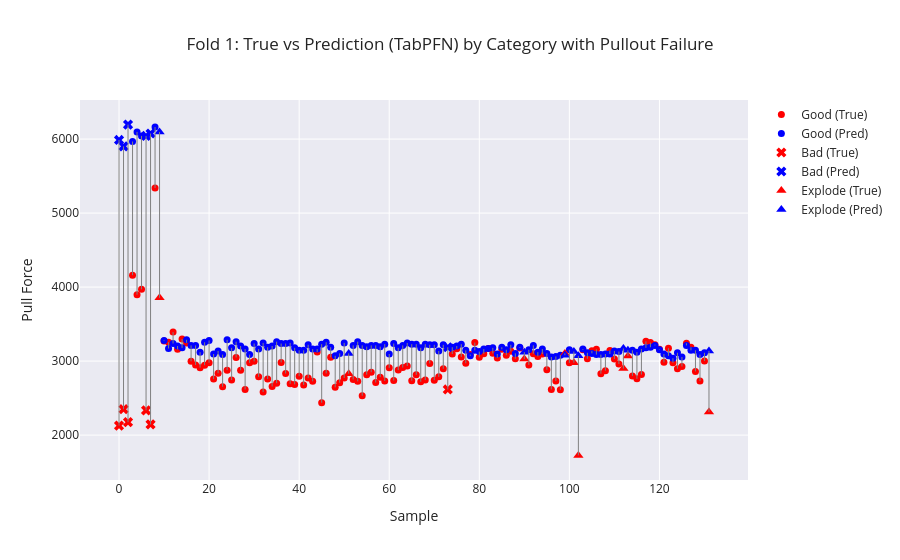
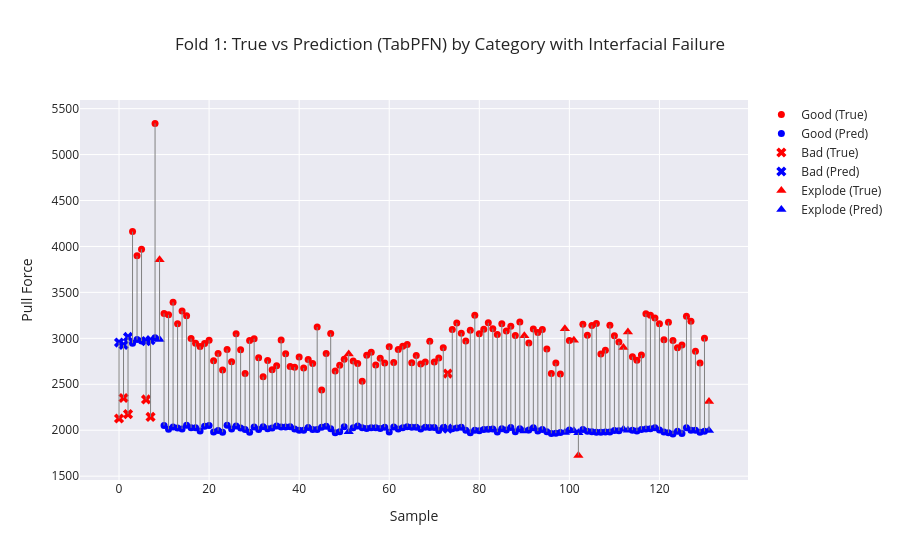
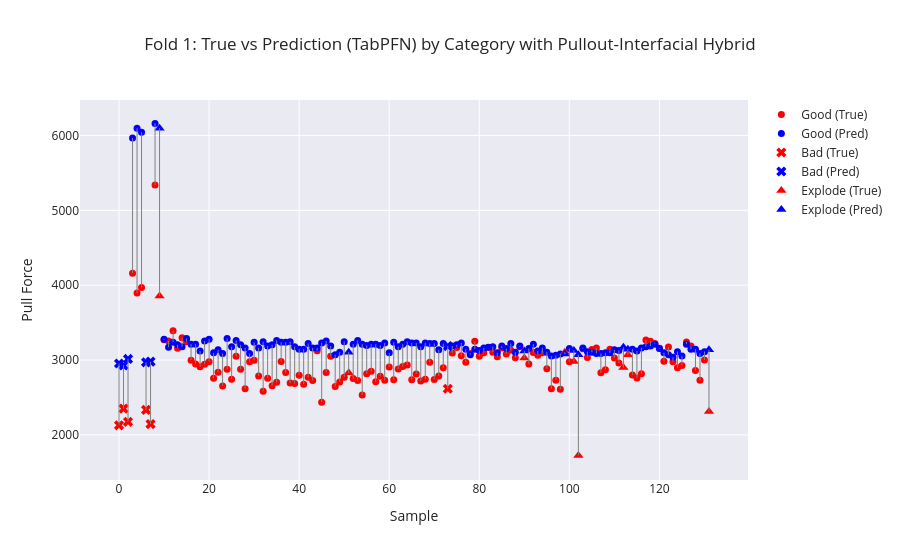
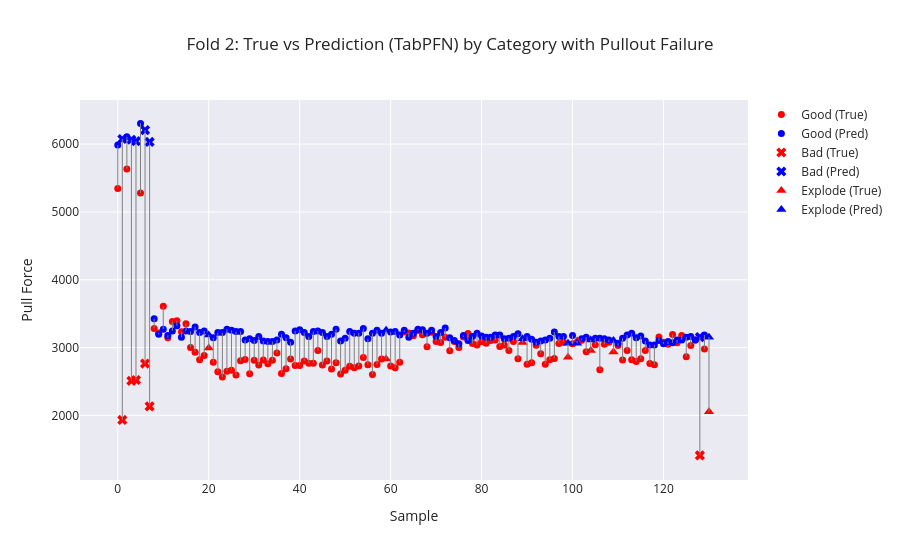

The notebook cell saved with these charts, in order:
### Markdown cell above
# Cross Validation

### Code cell
cross_df = pd.read_csv("data/train_dev_data.csv")
target_column_regression = "PullTest (N)" 

skf = StratifiedKFold(n_splits=3, shuffle=True, random_state=42)

pu_calc_mae, pu_calc_rmse, pu_calc_r2 = [], [], [] 
if_calc_mae, if_calc_rmse, if_calc_r2 = [], [], [] 
hybrid_mae, hybrid_rmse, hybrid_r2 = [], [], [] 
f1_scores = []

for fold, (train_index, val_index) in enumerate(skf.split(cross_df["Sample ID"], cross_df["Category"])):
    # Build fold-specific data
    train_df = cross_df.iloc[train_index].copy()
    val_df   = cross_df.iloc[val_index].copy()

    # Group targets by Sample ID (SAME as non‑CV pipeline)
    y_train_reg = train_df.groupby("Sample ID")["PullTest (N)"].first()
    y_val_reg   = val_df.groupby("Sample ID")["PullTest (N)"].first()

    # Build feature matrices at Sample ID level
    x_train = train_df.groupby("Sample ID").first()
    x_val   = val_df.groupby("Sample ID").first()

    x_tr_class, y_tr_class = get_features_and_target(x_train, target_column_class)
    x_val_class, y_val_class = get_features_and_target(x_val, target_column_class)

    x_tr_reg, y_tr_reg = get_features_and_target(x_train, target_column_regression)
    x_val_reg, y_val_reg = get_features_and_target(x_val, target_column_regression)

    # Predict labels
    predictions = classifier.predict(x_val_class)
    f1 = f1_score(y_val_class, predictions, average="macro")
    f1_scores.append(f1)
    
    # Plot classification results for this fold
    plot_visualizer_classification(
        y_true=y_val_class,
        y_pred=predictions,
        class_labels=["Bad", "Good"],
        title=f"Fold {fold+1} — Confusion Matrix"
    )

    pullout_list = []
    interfacial_list = []
    pullforces = []

    for i in range(len(predictions)):
        row_x_df = x_val.iloc[i:i+1]   # FIX: use fold validation data

        if predictions[i] == "Bad":
            interfacial = compute_interfacial_failure(row_x_df).iloc[0]
            pullout = compute_pullout_failure(row_x_df).iloc[0]
            pullforces.append(interfacial)
        else:
            interfacial = compute_interfacial_failure(row_x_df).iloc[0]
            pullout = compute_pullout_failure(row_x_df).iloc[0]
            pullforces.append(pullout)


        # FIX: append inside loop
        interfacial_list.append(interfacial) 
        pullout_list.append(pullout) 

    pullforces = np.array(pullforces)

    pu_calc_mae.append(mean_absolute_error(y_val_reg, pullout_list)) 
    pu_calc_rmse.append(np.sqrt(mean_squared_error(y_val_reg, pullout_list))) 
    pu_calc_r2.append(r2_score(y_val_reg, pullout_list))  

    if_calc_mae.append(mean_absolute_error(y_val_reg, interfacial_list)) 
    if_calc_rmse.append(np.sqrt(mean_squared_error(y_val_reg, interfacial_list))) 
    if_calc_r2.append(r2_score(y_val_reg, interfacial_list))  

    hybrid_mae.append(mean_absolute_error(y_val_reg, pullforces)) 
    hybrid_rmse.append(np.sqrt(mean_squared_error(y_val_reg, pullforces))) 
    hybrid_r2.append(r2_score(y_val_reg, pullforces))  

    # Categories
    categories= cross_df.iloc[val_index]["Category"].values

    plot_visualizer(
        true_vals=y_val_reg,
        pred_vals=pullout_list,
        categories=categories,
        title=f"Fold {fold+1}: True vs Prediction (TabPFN) by Category with Pullout Failure"
    )

    plot_visualizer(
        true_vals=y_val_reg,
        pred_vals=interfacial_list,
        categories=categories,
        title=f"Fold {fold+1}: True vs Prediction (TabPFN) by Category with Interfacial Failure"
    )

    plot_visualizer(
        true_vals=y_val_reg,
        pred_vals=pullforces,
        categories=categories,
        title=f"Fold {fold+1}: True vs Prediction (TabPFN) by Category with Pullout-Interfacial Hybrid"
    )

    print(f"\n=== Fold {fold+1} ===") 
    print(f"Pullout:\n MAE={pu_calc_mae[-1]:.2f},\n RMSE={pu_calc_rmse[-1]:.2f},\n R²={pu_calc_r2[-1]:.2f}\n")
    print(f"Interfacial:\n MAE={if_calc_mae[-1]:.2f},\n RMSE={if_calc_rmse[-1]:.2f},\n R²={if_calc_r2[-1]:.2f}\n")
    print(f"Hybrid:\n MAE={hybrid_mae[-1]:.2f},\n RMSE={hybrid_rmse[-1]:.2f},\n R²={hybrid_r2[-1]:.2f}")

print("\n=== FINAL CROSS‑VALIDATION RESULTS ===") 
print("\n--- Pullout Model ---") 
print(f"F1 mean: {np.mean(f1_scores):.2f}") 
print(f"MAE mean: {np.mean(pu_calc_mae):.2f}") 
print(f"RMSE mean: {np.mean(pu_calc_rmse):.2f}") 
print(f"R² mean: {np.mean(pu_calc_r2):.2f}")

print("\n--- Interfacial Model ---") 
print(f"MAE mean: {np.mean(if_calc_mae):.2f}") 
print(f"RMSE mean: {np.mean(if_calc_rmse):.2f}") 
print(f"R² mean: {np.mean(if_calc_r2):.2f}")

print("\n--- Hybrid Model ---") 
print(f"MAE mean: {np.mean(hybrid_mae):.2f}") 
print(f"RMSE mean: {np.mean(hybrid_rmse):.2f}") 
print(f"R² mean: {np.mean(hybrid_r2):.2f}")
